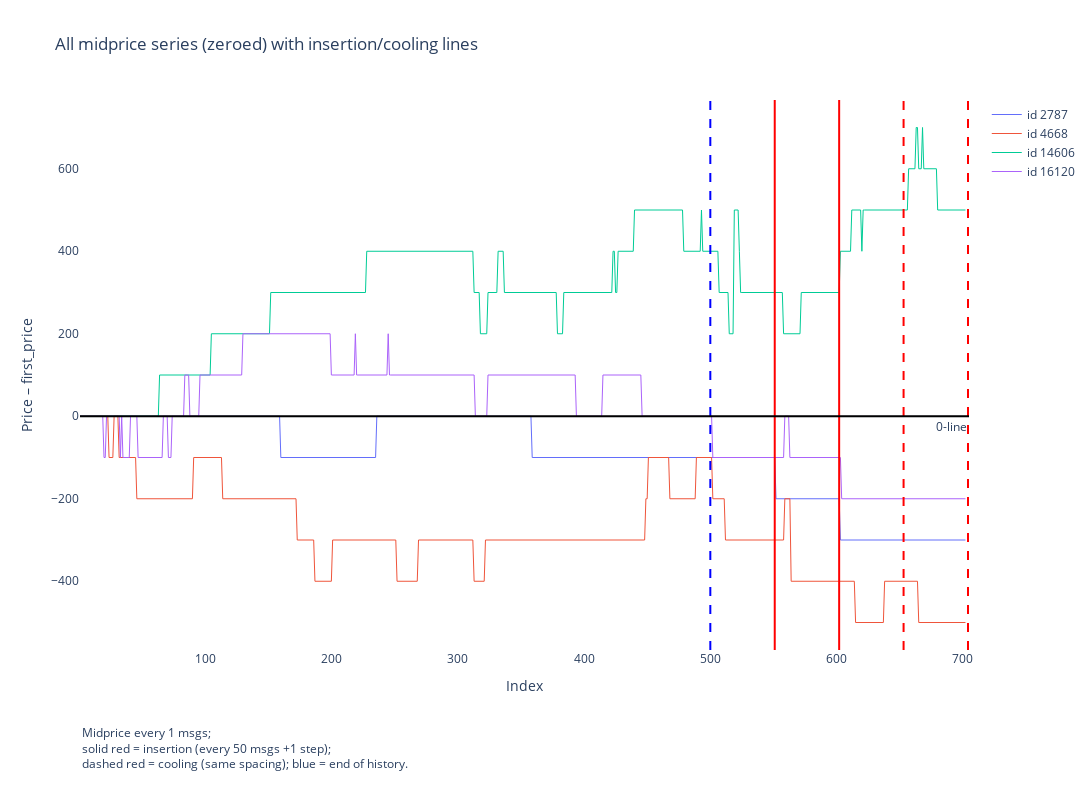

The notebook cell saved with this chart:
### Code cell
fig = plot_midprice_series_with_insertions(
    merged,
    all_series,
    x,
    hist_steps,
    gen_block,
    num_insertions,
    num_coolings,
    n_gen_msgs,
    midprice_step_size
)
fig.show()

### Figure 1 — Plotly figure (JSON) as saved in the notebook; plotly's stock layout.template omitted (floating-point values rounded to 4 significant figures; data arrays with more than 128 entries replaced by an {"elided": "..."} marker saying what was removed)
{"data": [{"hoverinfo": "skip", "line": {"width": 1}, "mode": "lines", "name": "id 2787", "opacity": 1, "type": "scatter", "x": {"elided": "702 int values"}, "y": {"elided": "702 int values"}}, {"hoverinfo": "skip", "line": {"width": 1}, "mode": "lines", "name": "id 4668", "opacity": 1, "type": "scatter", "x": {"elided": "702 int values"}, "y": {"elided": "702 int values"}}, {"hoverinfo": "skip", "line": {"width": 1}, "mode": "lines", "name": "id 14606", "opacity": 1, "type": "scatter", "x": {"elided": "702 int values"}, "y": {"elided": "702 int values"}}, {"hoverinfo": "skip", "line": {"width": 1}, "mode": "lines", "name": "id 16120", "opacity": 1, "type": "scatter", "x": {"elided": "702 int values"}, "y": {"elided": "702 int values"}}], "layout": {"annotations": [{"showarrow": false, "text": "0-line", "x": 1, "xanchor": "right", "xref": "x domain", "y": 0, "yanchor": "top", "yref": "y"}, {"align": "left", "showarrow": false, "text": "Midprice every 1 msgs;<br>solid red = insertion (every 50 msgs +1 step);<br>dashed red = cooling (same spacing); blue = end of history.", "x": 0, "xref": "paper", "y": -0.225, "yref": "paper"}], "height": 800, "hovermode": "x unified", "margin": {"b": 150}, "shapes": [{"line": {"color": "blue", "dash": "dash", "width": 2}, "type": "line", "x0": 500, "x1": 500, "xref": "x", "y0": 0, "y1": 1, "yref": "y domain"}, {"line": {"color": "red", "dash": "solid", "width": 2}, "type": "line", "x0": 551, "x1": 551, "xref": "x", "y0": 0, "y1": 1, "yref": "y domain"}, {"line": {"color": "red", "dash": "solid", "width": 2}, "type": "line", "x0": 602, "x1": 602, "xref": "x", "y0": 0, "y1": 1, "yref": "y domain"}, {"line": {"color": "red", "dash": "dash", "width": 2}, "type": "line", "x0": 653, "x1": 653, "xref": "x", "y0": 0, "y1": 1, "yref": "y domain"}, {"line": {"color": "red", "dash": "dash", "width": 2}, "type": "line", "x0": 704, "x1": 704, "xref": "x", "y0": 0, "y1": 1, "yref": "y domain"}, {"line": {"color": "black", "dash": "solid", "width": 2}, "type": "line", "x0": 0, "x1": 1, "xref": "x domain", "y0": 0, "y1": 0, "yref": "y"}], "title": {"text": "All midprice series (zeroed) with insertion/cooling lines"}, "width": 1200, "xaxis": {"showgrid": false, "title": {"text": "Index"}}, "yaxis": {"showgrid": false, "title": {"text": "Price – first_price"}}}}
